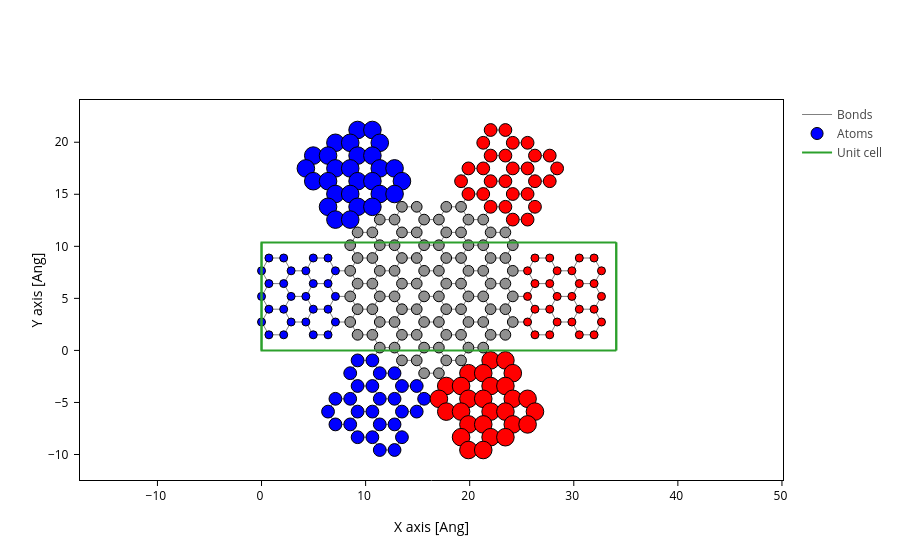

Notebook code cell kept with this figure:
### Code cell
from utils import build_electrode, build_nanoribbon
from utils.plots import mark_electrode, plot_with_center
import numpy as np
width = 7 # number of atoms in y for a armchair configuration
length = 2 # how many 'armchairs' is tiled in x
center_size = 2 # how many 'electrodes' to use for center region
electrode = build_electrode(width, length)
ribbon = build_nanoribbon(electrode, center_size)

def shift_rotation_center(coords, rotation_center):
    atol = 0.99
    bond_length = 1.42  # approximate C-C bond length in angstroms
    inner_radii = bond_length * np.cos(np.pi / 6)  # distance from center to side of hexagon
    dist = np.linalg.norm(coords - rotation_center, axis=1)
    if np.any(dist <= bond_length*atol): # distance from center to corner of hexagon = sidelength
        print("Warning rotation ")
        print(np.argwhere(dist <= bond_length))
        rotation_center += np.array([0, inner_radii, 0])

    return rotation_center

def _old_build_device_routine(ribbon, electrode, repeat=3):
    from utils.structure import guess_hexagon_center, find_electrode_indices, find_nearest_atoms
    from utils.structure import _mark_electrode, remove_overlaps, _reset_atoms
    coords = ribbon.xyz
    geom_center = ribbon.center()
    center_atoms = find_nearest_atoms(ribbon.xyz, geom_center, neighbours=6)
    
    origin_of_rotation = coords[center_atoms].mean(axis=0)
    origin_of_rotation = shift_rotation_center(coords[center_atoms], origin_of_rotation)
    
    print("Rotation center:", origin_of_rotation)
    print("Geomtric center:", geom_center)
    nanoribbon = ribbon.copy()
    _mark_electrode(nanoribbon, electrode) # mark electrodes with special atoms 
    device = nanoribbon.copy()
    rotation_axis = [0, 0, 1]  # z-axis
    for i in range(1, repeat):
        a = 60
        angle = a*(-1) if i%2 == 0 else a
        rotated_nanoribbon = nanoribbon.rotate(angle=angle, v=rotation_axis, origin=origin_of_rotation)
        device += rotated_nanoribbon
    device = remove_overlaps(device)
    left_idx, right_idx = find_electrode_indices(device, repeat) # find indices where atoms are marked as electrodes
    _reset_atoms(device) # reset all special electrode atoms to normal carbon atoms
    device.set_nsc((1,1,1))
    return device, (left_idx, right_idx)

device, lr_idx = _old_build_device_routine(ribbon, electrode, 3)
a_style = []
for arm in range(3):
    l_style = {"atoms": lr_idx[0][arm], "color": "blue", "size": arm*0.3 + 0.5}
    r_style = {"atoms": lr_idx[1][arm], "color": "red", "size": arm*0.3 + 0.5}
    a_style.append(l_style)
    a_style.append(r_style)
device.plot(axes="xy", atoms_style=a_style)

### Figure 1 — Plotly figure (JSON) as saved in the notebook; plotly's stock layout.template omitted (floating-point values rounded to 4 significant figures; data arrays with more than 128 entries replaced by an {"elided": "..."} marker saying what was removed)
{"data": [{"line": {"color": "gray", "width": 1}, "meta": {}, "mode": "lines", "name": "Bonds", "opacity": 1, "type": "scatter", "x": {"elided": "7518 float values"}, "y": {"elided": "7518 float values"}}, {"marker": {"color": {"elided": "262 str values"}, "line": {"color": "black", "width": 1}, "opacity": 1, "size": {"elided": "262 float values"}}, "meta": {}, "mode": "markers", "name": "Atoms", "opacity": 1, "type": "scatter", "x": {"elided": "262 float values"}, "y": {"elided": "262 float values"}}, {"meta": {}, "mode": "lines", "name": "Unit cell", "type": "scatter", "x": [0.0, 0.0, 34.08, 34.08, 0.0, 0.0, NaN, 0.0, 0.0, 0.0, 34.08, 34.08, 0.0, NaN, 34.08, 34.08, NaN, 34.08, 34.08], "y": [0.0, 10.38, 10.38, 10.38, 10.38, 10.38, NaN, 10.38, 0.0, 0.0, 0.0, 0.0, 0.0, NaN, 10.38, 0.0, NaN, 10.38, 0.0]}], "layout": {"scene": {"aspectmode": "data", "xaxis": {"title": {"text": "X axis [Ang]"}}, "yaxis": {"title": {"text": "Y axis [Ang]"}}}, "xaxis": {"scaleanchor": "y", "scaleratio": 1, "title": {"text": "X axis [Ang]"}}, "yaxis": {"title": {"text": "Y axis [Ang]"}}}}
